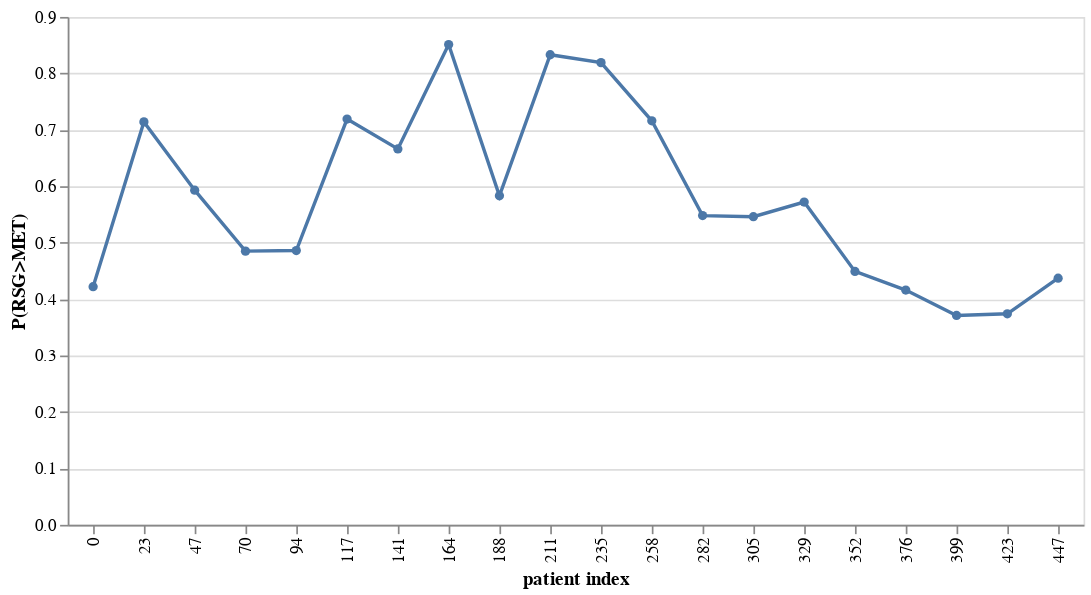

Write notebook code for a chart like this one.
### Code cell
probs1 =[]
probs2 =[]

times = np.linspace(0, time_so_far, 20).astype(int)
# times = range(time_so_far)
# times = np.arange(time_so_far)


print(times)
for t in times:
    df_t = get_scores_df(scores[t],["AVM", "MET", "RSG"])
    p1 = get_prob(df_t, 'MET', 'RSG')
    probs1.append(p1)
probdf = pd.DataFrame(probs1, columns=['P(RSG>MET)'])
probdf['patient index'] = times+init_t
prob_plot = probdf
prob_line = alt.Chart(prob_plot).mark_line(
    point=True
    ).encode(
        alt.Y('P(RSG>MET)'),
        alt.X('patient index:O')
    ).properties(width=width, height=height)
prob_line

### Figure 1 — Vega-Lite specification as saved in the notebook (floating-point values rounded to 4 significant figures)
{"config": {"view": {"continuousWidth": 400, "continuousHeight": 300}}, "data": {"name": "data-ad35fd89a89539e3bad90268a3779cfd"}, "mark": {"type": "line", "point": true}, "encoding": {"x": {"type": "ordinal", "field": "patient index"}, "y": {"type": "quantitative", "field": "P(RSG>MET)"}}, "height": 300, "width": 600, "$schema": "https://vega.github.io/schema/vega-lite/v4.8.1.json", "datasets": {"data-ad35fd89a89539e3bad90268a3779cfd": [{"P(RSG>MET)": 0.422, "patient index": 0}, {"P(RSG>MET)": 0.714, "patient index": 23}, {"P(RSG>MET)": 0.593, "patient index": 47}, {"P(RSG>MET)": 0.485, "patient index": 70}, {"P(RSG>MET)": 0.486, "patient index": 94}, {"P(RSG>MET)": 0.719, "patient index": 117}, {"P(RSG>MET)": 0.666, "patient index": 141}, {"P(RSG>MET)": 0.851, "patient index": 164}, {"P(RSG>MET)": 0.583, "patient index": 188}, {"P(RSG>MET)": 0.833, "patient index": 211}, {"P(RSG>MET)": 0.819, "patient index": 235}, {"P(RSG>MET)": 0.716, "patient index": 258}, {"P(RSG>MET)": 0.548, "patient index": 282}, {"P(RSG>MET)": 0.546, "patient index": 305}, {"P(RSG>MET)": 0.572, "patient index": 329}, {"P(RSG>MET)": 0.449, "patient index": 352}, {"P(RSG>MET)": 0.416, "patient index": 376}, {"P(RSG>MET)": 0.371, "patient index": 399}, {"P(RSG>MET)": 0.374, "patient index": 423}, {"P(RSG>MET)": 0.437, "patient index": 447}]}}
